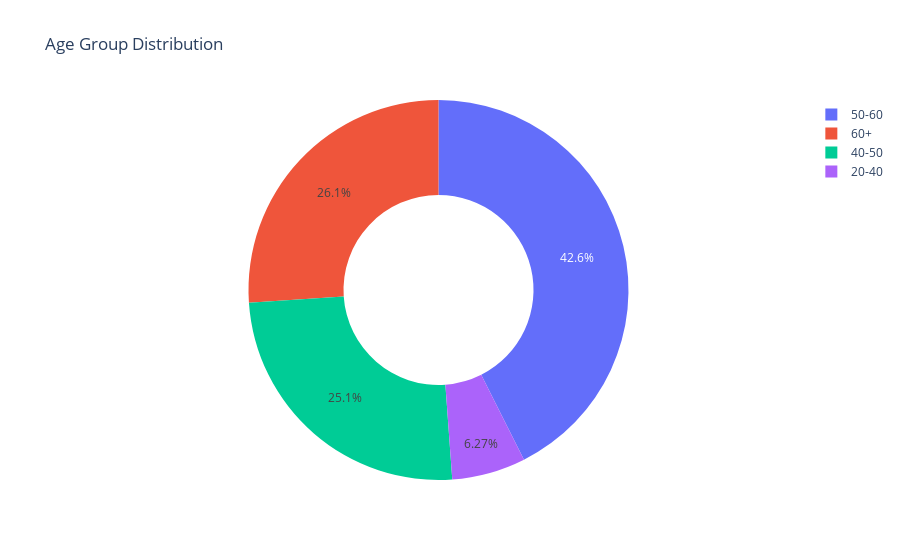

Here is the notebook cell this chart was saved with:
### Code cell
pie_graph(data_eda,"Age Group Distribution",'age_group')

### Figure 1 — Plotly figure (JSON) as saved in the notebook; plotly's stock layout.template omitted (floating-point values rounded to 4 significant figures)
{"data": [{"hole": 0.5, "labels": ["50-60", "60+", "40-50", "20-40"], "type": "pie", "values": [129, 79, 76, 19]}], "layout": {"title": {"text": "Age Group Distribution"}}}
